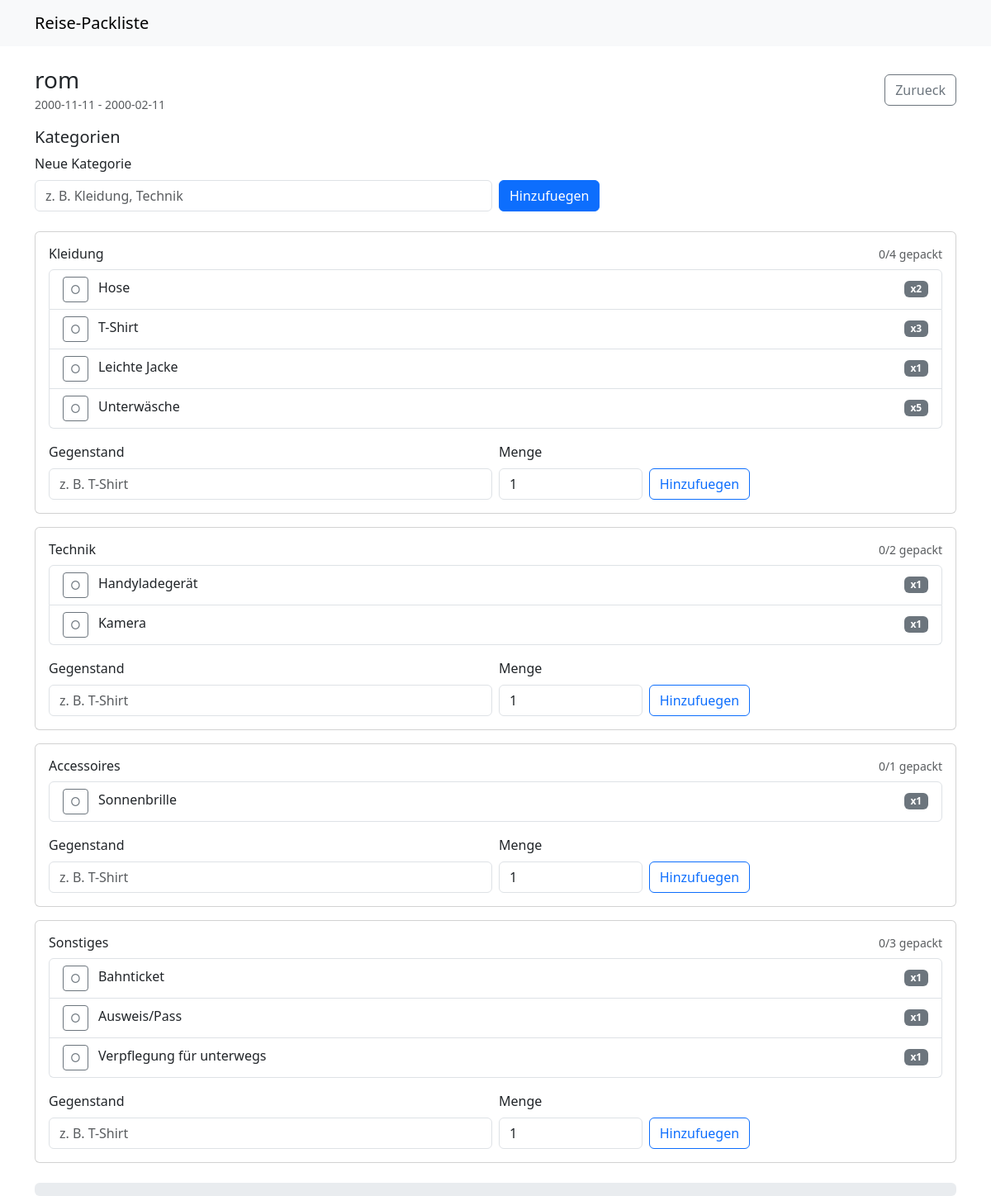
The page /reise/2 on the database its author committed.
### main.py (models this page shows)
class BaseModel(Model):
    class Meta:
        database = db

class ReiseModel(BaseModel):
    class Meta:
        table_name = "reisen"
    id = AutoField()
    name = CharField(max_length=200)
    startdatum = DateField()
    enddatum = DateField()
    beschreibung = TextField(default="")
    def fortschritt_berechnen(self) -> float:
        total = sum(len(k.gegenstaende) for k in self.kategorien)
        if total == 0:
            return 0.0
        gepackt = sum(
            sum(1 for g in k.gegenstaende if g.gepackt) for k in self.kategorien
        )
        return round(gepackt / total * 100.0, 2)

class KategorieModel(BaseModel):
    class Meta:
        table_name = "kategorien"
    id = AutoField()
    name = CharField(max_length=200)
    reise = ForeignKeyField(ReiseModel, backref="kategorien", on_delete="CASCADE")
    def anzahl_gepackt(self) -> int:
        return sum(1 for g in self.gegenstaende if g.gepackt)
    def anzahl_gesamt(self) -> int:
        return len(self.gegenstaende)

class GegenstandModel(BaseModel):
    class Meta:
        table_name = "gegenstaende"
    id = AutoField()
    name = CharField(max_length=200)
    menge = IntegerField(default=1)
    gepackt = BooleanField(default=False)
    kategorie = ForeignKeyField(
        KategorieModel, backref="gegenstaende", on_delete="CASCADE"
    )

### main.py (the view)
@app.get("/reise/<int:reise_id>")
def reise_detail(reise_id: int):
    r = ReiseModel.get_or_none(ReiseModel.id == reise_id)
    if not r:
        abort(404)
    return render_template("reise_detail.html", reise_id=reise_id, reise=r)

### main.py (called while the page is built)
@app.before_request
def _db_connect():
    if db.is_closed():
        db.connect(reuse_if_open=True)

@app.teardown_request
def _db_close(exception=None):
    if not db.is_closed():
        db.close()

### templates/reise_detail.html (shortened to what this page needs)
{% extends 'base.html' %}
{% block content %}
<div class="d-flex justify-content-between align-items-center mb-3">
  <div>
    <h1 class="h3 mb-0">{{ reise.name }}</h1>
    <small class="text-muted">{{ reise.startdatum }} - {{ reise.enddatum }}</small>
  </div>
  <a href="{{ url_for('index') }}" class="btn btn-outline-secondary">Zurueck</a>
  </div>
<div class="mb-4">
  <h2 class="h5">Kategorien</h2>
  <form method="post" action="{{ url_for('kategorie_hinzufuegen', reise_id=reise_id) }}" class="row g-2 align-items-end">
    <div class="col-md-6">
      <label for="kategorie_name" class="form-label">Neue Kategorie</label>
      <input type="text" class="form-control" id="kategorie_name" name="kategorie_name" placeholder="z. B. Kleidung, Technik" />
    </div>
    <div class="col-auto">
      <button class="btn btn-primary" type="submit">Hinzufuegen</button>
    </div>
  </form>
</div>
{% if reise.kategorien %}
  {% for kat in reise.kategorien %}
    {% set kat_index = loop.index0 %}
    <div class="card mb-3">
      <div class="card-body">
        <div class="d-flex justify-content-between align-items-center mb-2">
          <h3 class="h6 mb-0">{{ kat.name }}</h3>
          <small class="text-muted">{{ kat.anzahl_gepackt() }}/{{ kat.anzahl_gesamt() }} gepackt</small>
        </div>
        {% if kat.gegenstaende %}
          <ul class="list-group mb-3">
            {% for g in kat.gegenstaende %}
              <li class="list-group-item d-flex justify-content-between align-items-center">
                <div>
                  <form method="post" action="{{ url_for('toggle_gepackt', reise_id=reise_id, kat_index=kat_index, item_index=loop.index0) }}" class="d-inline">
                    <button class="btn btn-sm {{ 'btn-success' if g.gepackt else 'btn-outline-secondary' }}" type="submit" title="Gepackt umschalten">{{ '&#10003;'|safe if g.gepackt else '&#9675;'|safe }}</button>
                  </form>
                  <span class="ms-2">{{ g.name }}</span>
                </div>
                <span class="badge text-bg-secondary">x{{ g.menge }}</span>
              </li>
            {% endfor %}
          </ul>
        {% else %}
          <div class="text-muted mb-3">Noch keine Gegenstaende</div>
        {% endif %}
        <form class="row g-2" method="post" action="{{ url_for('gegenstand_hinzufuegen', reise_id=reise_id) }}">
          <div class="col-md-6">
            <label class="form-label" for="gegenstand_name_{{ loop.index0 }}">Gegenstand</label>
            <input class="form-control" id="gegenstand_name_{{ loop.index0 }}" name="gegenstand_name" placeholder="z. B. T-Shirt" />
          </div>
          <div class="col-md-2">
            <label class="form-label" for="menge_{{ loop.index0 }}">Menge</label>
            <input class="form-control" id="menge_{{ loop.index0 }}" name="menge" type="number" min="1" value="1" />
          </div>
          <div class="col-auto align-self-end">
            <button class="btn btn-outline-primary" type="submit">Hinzufuegen</button>
          </div>
        </form>
      </div>
    </div>
  {% endfor %}
{% else %}
  <div class="alert alert-secondary">Noch keine Kategorien. Lege oben eine an.</div>
{% endif %}
<div class="mt-4">
  <div class="progress" role="progressbar" aria-valuenow="{{ reise.fortschritt_berechnen() }}" aria-valuemin="0" aria-valuemax="100">
  </div>
  </div>
{% endblock %}

### rows shown on the page
ReiseModel: name "rom", startdatum "2000-11-11", enddatum "2000-02-11"
KategorieModel: name "Kleidung", anzahl_gepackt "0", anzahl_gesamt "4"
GegenstandModel: gepackt "○", name "Hose", menge "2"
GegenstandModel: gepackt "○", name "T-Shirt", menge "3"
GegenstandModel: gepackt "○", name "Leichte Jacke", menge "1"
GegenstandModel: gepackt "○", name "Unterwäsche", menge "5"
KategorieModel: name "Technik", anzahl_gepackt "0", anzahl_gesamt "2"
GegenstandModel: gepackt "○", name "Handyladegerät", menge "1"
GegenstandModel: gepackt "○", name "Kamera", menge "1"
KategorieModel: name "Accessoires", anzahl_gepackt "0", anzahl_gesamt "1"
GegenstandModel: gepackt "○", name "Sonnenbrille", menge "1"
KategorieModel: name "Sonstiges", anzahl_gepackt "0", anzahl_gesamt "3"
GegenstandModel: gepackt "○", name "Bahnticket", menge "1"
GegenstandModel: gepackt "○", name "Ausweis/Pass", menge "1"
GegenstandModel: gepackt "○", name "Verpflegung für unterwegs", menge "1"
